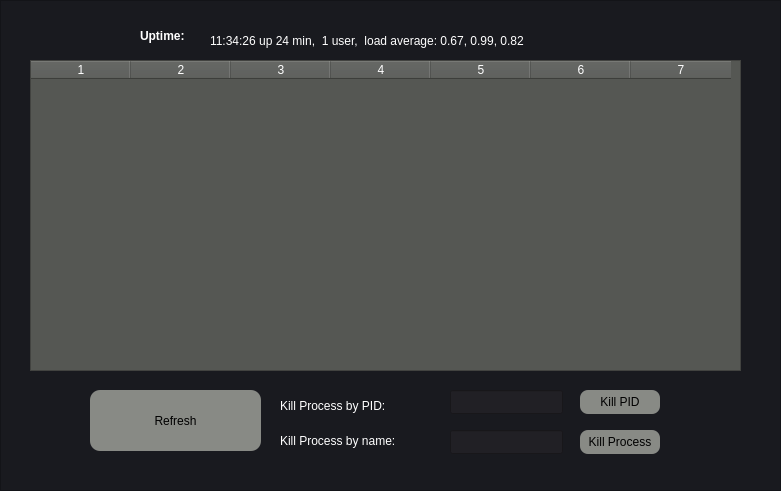
   <widget class="QFrame" name="processesFrame">
    <property name="geometry">
     <rect>
      <x>250</x>
      <y>90</y>
      <width>781</width>
      <height>491</height>
     </rect>
    </property>
    <property name="styleSheet">
     <string notr="true">background-color: #191a1f</string>
    </property>
    <property name="frameShape">
     <enum>QFrame::StyledPanel</enum>
    </property>
    <property name="frameShadow">
     <enum>QFrame::Raised</enum>
    </property>
    <widget class="QPushButton" name="killbynameButton">
     <property name="geometry">
      <rect>
       <x>580</x>
       <y>430</y>
       <width>80</width>
       <height>24</height>
      </rect>
     </property>
     <property name="styleSheet">
      <string notr="true">QPushButton#killbynameButton{
background-color: rgb(136, 138, 133);
font: 87 10pt &quot;Latin Modern Sans&quot;;
color: rgb(0, 0, 0);
border-style: outset;
border-radius: 8px;
}

QPushButton#killbynameButton:hover{
background-color: #e14849;
color: rgb(255, 255, 255);
}
</string>
     </property>
     <property name="text">
      <string>Kill Process</string>
     </property>
    </widget>
    <widget class="QLabel" name="killbyNamelabel">
     <property name="geometry">
      <rect>
       <x>280</x>
       <y>430</y>
       <width>161</width>
       <height>21</height>
      </rect>
     </property>
     <property name="styleSheet">
      <string notr="true">font: 12pt &quot;Latin Modern Sans&quot;;
background-color: #191a1f;
color: rgb(255,255,255)</string>
     </property>
     <property name="text">
      <string>Kill Process by name:</string>
     </property>
    </widget>
    <widget class="QTableWidget" name="processTable">
     <property name="geometry">
      <rect>
       <x>30</x>
       <y>60</y>
       <width>711</width>
       <height>311</height>
      </rect>
     </property>
     <property name="sizePolicy">
      <sizepolicy hsizetype="Expanding" vsizetype="Ignored">
       <horstretch>0</horstretch>
       <verstretch>0</verstretch>
      </sizepolicy>
     </property>
     <property name="styleSheet">
      <string notr="true">background-color: rgb(85, 87, 83);
color: white;
font: 10pt &quot;Latin Modern Sans&quot;;</string>
     </property>
     <property name="editTriggers">
      <set>QAbstractItemView::SelectedClicked</set>
     </property>
     <property name="rowCount">
      <number>0</number>
     </property>
     <property name="columnCount">
      <number>7</number>
     </property>
     <column/>
     <column/>
     <column/>
     <column/>
     <column/>
     <column/>
     <column/>
    </widget>
    <widget class="QLineEdit" name="killbynameLine">
     <property name="geometry">
      <rect>
       <x>450</x>
       <y>430</y>
       <width>113</width>
       <height>24</height>
      </rect>
     </property>
     <property name="styleSheet">
      <string notr="true">font: 12pt &quot;Latin Modern Sans&quot;;
background-color: #212025;
color: rgb(255,255,255)</string>
     </property>
    </widget>
    <widget class="QLabel" name="killbyPIDlabel">
     <property name="geometry">
      <rect>
       <x>280</x>
       <y>390</y>
       <width>161</width>
       <height>31</height>
      </rect>
     </property>
     <property name="styleSheet">
      <string notr="true">font: 12pt &quot;Latin Modern Sans&quot;;
background-color: #191a1f;
color: rgb(255,255,255)</string>
     </property>
     <property name="text">
      <string>Kill Process by PID:</string>
     </property>
    </widget>
    <widget class="QPushButton" name="killbypidButton">
     <property name="geometry">
      <rect>
       <x>580</x>
       <y>390</y>
       <width>80</width>
       <height>24</height>
      </rect>
     </property>
     <property name="styleSheet">
      <string notr="true">QPushButton#killbypidButton{
background-color: rgb(136, 138, 133);
font: 87 10pt &quot;Latin Modern Sans&quot;;
color: rgb(0, 0, 0);
border-style: outset;
border-radius: 8px;
}

QPushButton#killbypidButton:hover{
background-color: #e14849;
color: rgb(255, 255, 255);
}
</string>
     </property>
     <property name="text">
      <string>Kill PID</string>
     </property>
    </widget>
    <widget class="QLineEdit" name="killbypidLine">
     <property name="geometry">
      <rect>
       <x>450</x>
       <y>390</y>
       <width>113</width>
       <height>24</height>
      </rect>
     </property>
     <property name="styleSheet">
      <string notr="true">font: 12pt &quot;Latin Modern Sans&quot;;
background-color: #212025;
color: rgb(255,255,255)</string>
     </property>
    </widget>
    <widget class="QPushButton" name="refreshprocessButton">
     <property name="geometry">
      <rect>
       <x>90</x>
       <y>390</y>
       <width>171</width>
       <height>61</height>
      </rect>
     </property>
     <property name="styleSheet">
      <string notr="true">QPushButton#refreshprocessButton{
background-color: rgb(136, 138, 133);
font: 87 12pt &quot;Latin Modern Sans&quot;;
color: rgb(0, 0, 0);
border-style: outset;
border-radius: 10px;
}

QPushButton#refreshprocessButton:hover{
background-color: #2da576;
color: rgb(255, 255, 255);
}
</string>
     </property>
     <property name="text">
      <string>Refresh</string>
     </property>
    </widget>
    <widget class="QLabel" name="uptimeLabel">
     <property name="geometry">
      <rect>
       <x>140</x>
       <y>20</y>
       <width>61</width>
       <height>31</height>
      </rect>
     </property>
     <property name="styleSheet">
      <string notr="true">font: 12pt &quot;Latin Modern Sans&quot;;
font-weight: bold;
background-color: #191a1f;
color: rgb(255,255,255)</string>
     </property>
     <property name="text">
      <string>Uptime:</string>
     </property>
    </widget>
    <widget class="QLabel" name="uptimeDynamicLabel">
     <property name="geometry">
      <rect>
       <x>210</x>
       <y>30</y>
       <width>441</width>
       <height>21</height>
      </rect>
     </property>
     <property name="styleSheet">
      <string notr="true">font: 13pt &quot;Latin Modern Sans&quot;;
background-color: #191a1f;
color: rgb(255,255,255)</string>
     </property>
     <property name="text">
      <string>11:34:26 up 24 min,  1 user,  load average: 0.67, 0.99, 0.82</string>
     </property>
    </widget>
   </widget>
